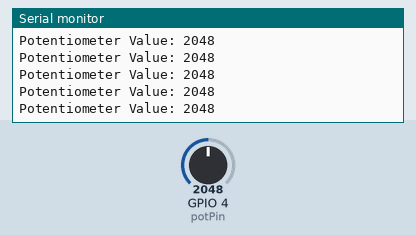
Simulated run of this sketch. Board: ESP32. On the bench: the last lines printed to the serial monitor. The inputs (shaded band) are chosen by the test bench; at power-on: GPIO 4 (potPin) = 2048.

Above: at 1.2 s.
1.3 s: GPIO 4 (potPin) set to 2866
At 1.56 s:
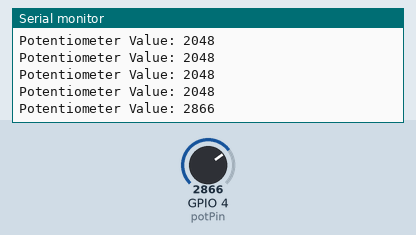
2.8 s: GPIO 4 (potPin) set to 3603
At 2.96 s:
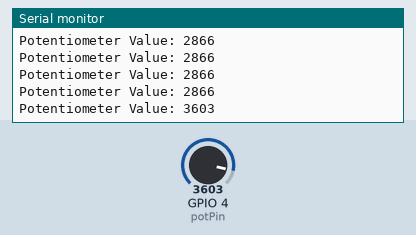
Timing chart, 0 to 5.8 s (numbered marks = the images above; inputs shaded):
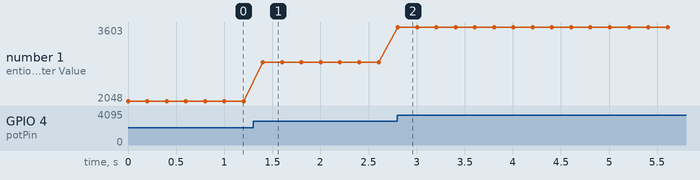

The sketch:

Esp32_Potentiometer.ino
```cpp
//Reading the potentiometer
const int potPin = 4;
//GPIO is input only

void setup() {
  // put your setup code here, to run once:
  Serial.begin(115200);

}

void loop() {
  int potValue = analogRead(potPin);
  Serial.print("Potentiometer Value: ");
  Serial.println(potValue);//Prints the value
  delay(200);//Delay for readability
  //analogWrite(ledPin, potValue);

}
```

Measured:
- after the input at 1.3 s, the serial monitor: prints a new line after 0.10 s (image 1)
- after the input at 2.8 s, the serial monitor: prints a new line at once (image 2)
- plotted number 1: 2048 → 2866 after the input at 1.3 s, 2866 → 3603 after the input at 2.8 s
